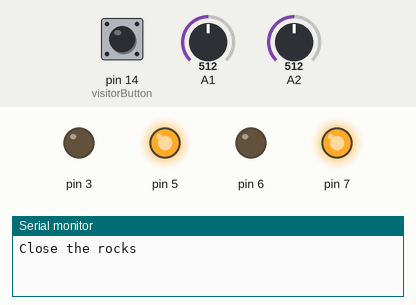
A sketch run on a simulated Arduino Uno, built with avr-gcc and run on an emulated ATmega328P. Parts: output pins drawn as LEDs (lit = HIGH), the last lines printed to the serial monitor. The test bench sets the inputs (shaded band); at power-on: pin 14 (visitorButton) HIGH, A1 = 512, A2 = 512.

Above: at 7.2 s.
7.3 s: pin 14 (visitorButton) pulled LOW for 0.15 s
At 8.4 s:
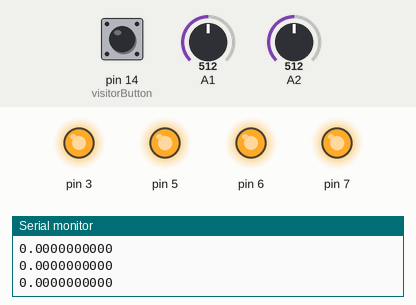
8.9 s: A1 set to 716
At 9.8 s:
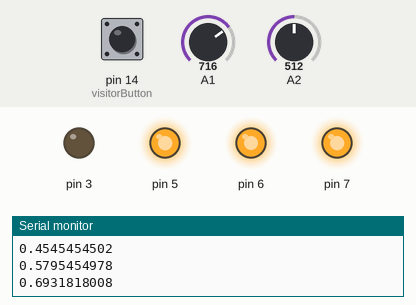
10.4 s: A2 set to 568
11.9 s: A2 set to 591
At 13.6 s:
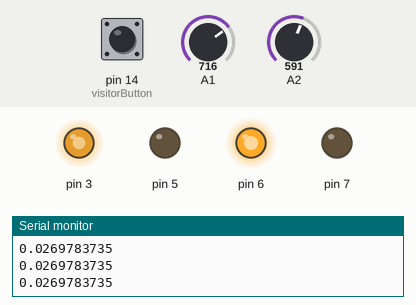
14.5 s: A1 set to 900
At 15.1 s:
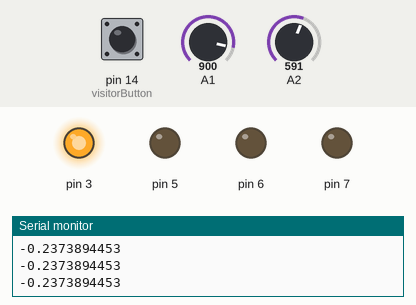
16.1 s: A2 set to 637
17.6 s: A2 set to 660
At 18.6 s:
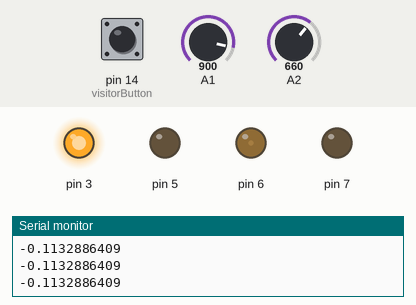
Timing chart, 0 to 20.4 s (numbered marks = the images above; inputs shaded):
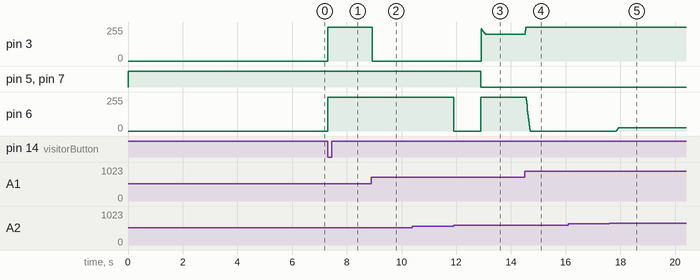

Measured:
- the behaviour switches between 575 and 576 on A2 (found by bisection; images 2 and 3)
- after the input at 7.3 s, pin 3, pin 6: 0/255 → 254/255 at once
- after the input at 8.9 s, pin 3: 254/255 → 0/255 at once
- after the input at 10.4 s, every drawn part: stays the same
- after the input at 11.9 s, pin 5, pin 7: HIGH → LOW after 1.0 s; pin 6: 254/255 → 0/255 at once, → 254/255 1.0 s later
- after the input at 14.5 s, pin 3: 199/255 → 254/255 at once; pin 6: moves from 254/255 to 0/255 over 0.14 s, starting after 0.06 s
- after the input at 17.6 s, pin 6: 0/255 → 23/255 after 0.25 s

The sketch:

GuillemotEggReveal.ino
```cpp
#include "robotZoneActuator.h"

///////////////////////////////////////////////////
//                  Declarations                 //
///////////////////////////////////////////////////

// declare teh linear actuator object. Arguments are as follows
//    actuator( direction pin,
//              speed pin,
//              analog input pin,
//              boolean value of whether or not to invert direction.


actuator left(7,6,2,true);
actuator right(5,3,1,true);

///////////////////////////////////////////////////
//              Configurable options             //
///////////////////////////////////////////////////


int delayOnOpen = 1000; //in milliseconds
int delayBetweenCycles = 1000;

///////////////////////////////////////////////////
// You should not need to edit below this point  //
///////////////////////////////////////////////////

int homeSensor = 16;
int outSensor = 17;
int visitorButton = 14;

bool home = true;

// if both of the rocks are done closing, set teh home flag.
void wait(){
  if(right.running == false && left.running == false){
    home = true;
    delay(delayBetweenCycles);
  }
}

void closeRocks(){
  if(right.running == false && left.running == false){
    while(digitalRead(visitorButton) == LOW);
    delay(delayOnOpen);
    Serial.println("Close the rocks");
    right.registerEndCB(wait);
    left.registerEndCB(wait);
    right.run(20);
    left.run(20);
  }

}

void openRocks(){
  Serial.println("Open the rocks");
  home = false;
  right.registerEndCB(closeRocks);
  left.registerEndCB(closeRocks);
  right.run(600);
  left.run(600);
}

//this is a bit of trickiness to get the rocks to finish their moves
// at the same time. It finds the difference between the percentages
// finished of each of the rocks, and then slows the speed of the
// rock that is moving faster based on that percentage difference.

void trackTogether(){
  if(right.running && left.running){
    float pDiff = right.percentDone() - left.percentDone();
    //pDiff = max(-.5,min(.5,pDiff));
    int leftSpeed = constrain(255*(1 + pDiff*8),0,254);
    int rightSpeed = constrain(255*(1 - pDiff*8),0,254);
    Serial.println(pDiff,DEC);

    right.setSpeed(rightSpeed);
    left.setSpeed(leftSpeed);
  }
}

void setup() {
  //give ourselves some reprogramming time before
  //things start to move.
  delay(5000);

  pinMode(visitorButton,INPUT_PULLUP);

  Serial.begin(9600);
  closeRocks();
}

void loop() {
  //functions that handle all the nitty-gritty of moving the rocks
  left.idle();
  right.idle();

  if(home && digitalRead(visitorButton) == LOW){
    openRocks();
  }

  trackTogether();
}
```

robotZoneActuator.h
```cpp
#include "arduino.h"

// class to control linear actuators from robotZone
class actuator {
public:
  // variable declarations
  int pwmPin;
  int dirPin;
  int potPin;
  int dir;
  int speed;
  int target;
  signed int diff;
  signed int init;

  bool invert = false;

  // variables for averaging.
  int numSamps;
  int * samps;
  int pntr;
  unsigned long tot;
  int ave;

  bool running;

  void (*endCB)();

  // constructor funciton. Takes the direction control pin, speed
  // control pin, and analog input pin as arguments.
  actuator(int d, int pwm, int pot, bool inv = false){
    pwmPin = pwm;
    potPin = pot;
    dirPin = d;
    speed = 0;
    dir = 0;
    endCB = 0;
    running = false;
    target = 0;
    diff = 0;
    init = 0;

    invert = inv;

    // init the averaging variables.
    pntr=tot=ave=0;
    numSamps = 20;
    samps = new int[numSamps];
    for(int i=0; i<numSamps; i++){
      samps[i]=analogRead(potPin);
      tot+=samps[i];
    }

    // init the IOs
    pinMode(pwmPin,OUTPUT);
    pinMode(dirPin,OUTPUT);
    digitalWrite(dirPin,HIGH);
    digitalWrite(pwmPin,LOW);
  }

  //////////////////////////////////////////
  // These functions aren't used in practice,
  // but are pretty much self-explanatory

  // return the current direction
  int direction(){
    return dir;
  }

  // set the speed of the movement
  void setSpeed(int sp){
    if(sp > 255) sp = 255;
    speed = sp;
    analogWrite(pwmPin,speed);
  }

  //set the direction of movement.
  void setDirection(int d){
    dir = d;
    digitalWrite(dirPin,dir);
  }

  //set the target
  void setTarget(int targ){
    target = targ;
  }
  void start(){
    analogWrite(pwmPin,speed);
  }
  void stop(){
    analogWrite(pwmPin,0);
  }

  ////////////////////////////////////////////
  // These functions are primarily used for control.

  // set the callback function for what to do once we reach target.
  void registerEndCB(void (*CB)()){
    endCB = CB;
  }

  // returns a 0 to 1 value of how complete the movement is.
  float percentDone(){
    return 1-(float(target - ave)/float(target - init));
  }

  // tell the actuator to move to a target position.
  // optionally pass a new speed for the motor.
  void run(int targ, int spd = 255){
    target = targ;
    speed = spd;
    // store the initial value for percentage calculation.
    init = ave;
    // calc the difference between where we are and the target
    diff = targ - ave;
    running = true;
    //set the direction based on the sign of the difference.
    dir = (diff<=0);
    if(invert) dir = !dir;

    //run the motor.
    digitalWrite(dirPin,dir);
    analogWrite(pwmPin,speed);
  }
  void idle(){
    // grab a new analog value and average over num samps.
    int newRead = analogRead(potPin);
    tot-=samps[pntr];
    samps[pntr]=newRead;
    tot+=newRead;
    ave = tot/numSamps;
    pntr=(pntr + 1)%numSamps;

    // find the difference between the current pos and target.
    diff = target - ave;

    // if the absolute val of the difference is less than
    // the threshold (25 as default), stop and do callback.
    if(abs(diff)<25 && running){
      running = false;
      stop();
      if(endCB) endCB();
    }
  }
};
```
